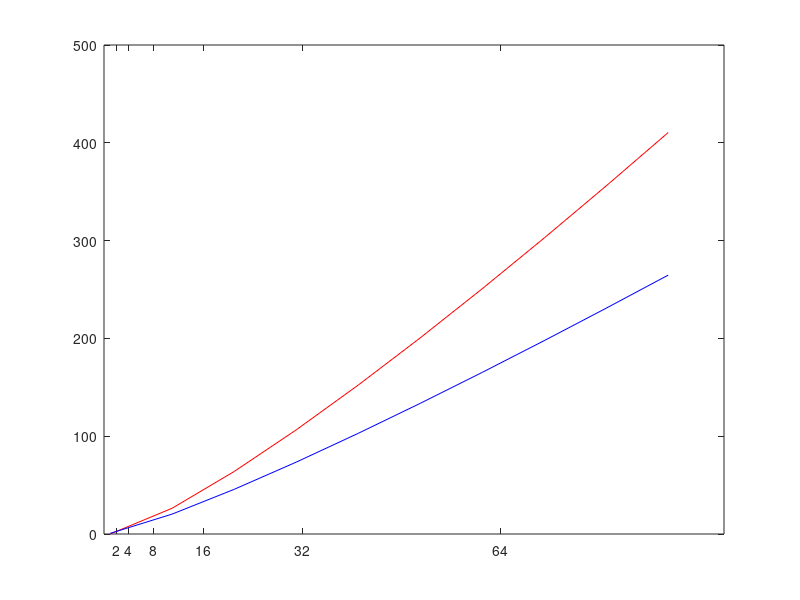

Write the MATLAB code that produced this figure.

x=[1:10:100];
n=2;
ax = [n];
for i=2:6
    n = n*2;
    ax = [ax,n];
end
ax

f1=inline('x.*log(x)');
f2=inline('x+x/2.*log(x/2)');
plot(x,f1(x),'r',x,f2(x),'b');
set(gca,'XTick',ax)
%axis([0  pi/2  0  5])
%set(gca,'XTick',2:2:100)
%set(gca,'XTickLabel',{'2','4','16','32','64'})